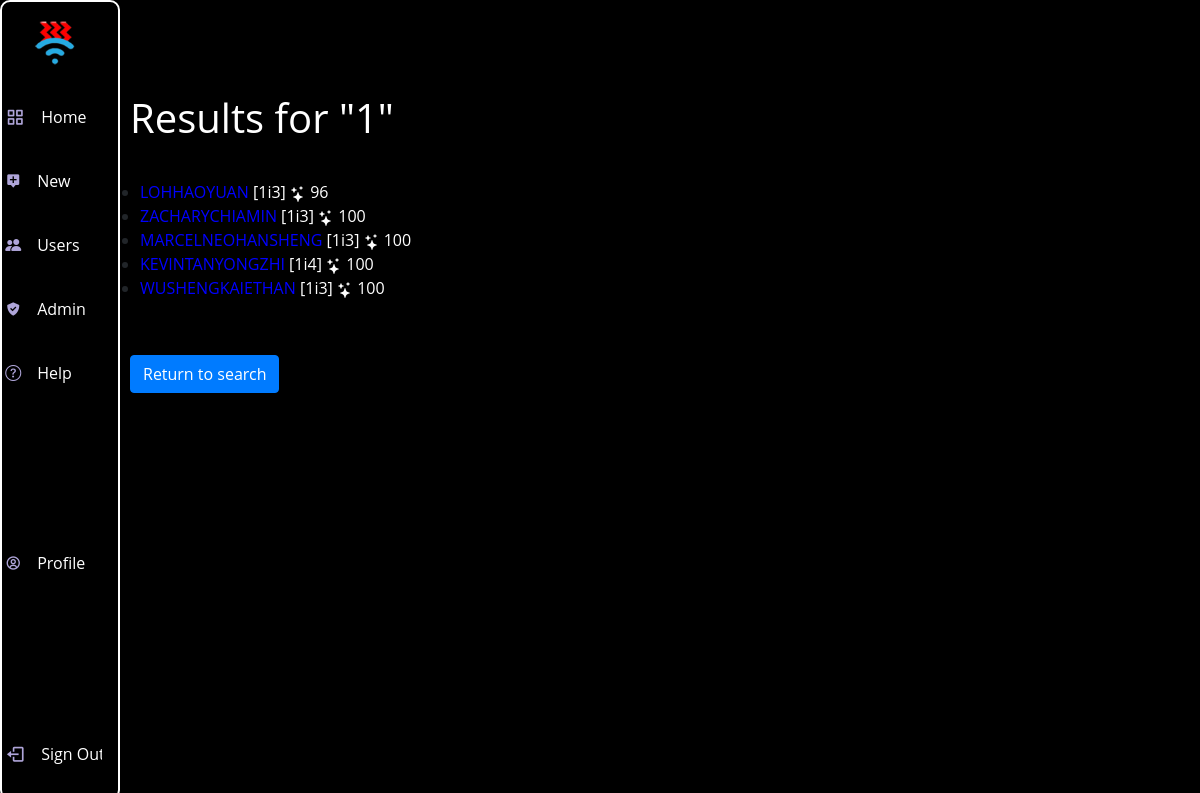
Screenshot of /search (signed in) with the database file from the repository.
### ourapp/models.py (models this page shows)
class User(AbstractUser):
    hciclass = models.CharField(max_length=3, null=False, blank=False)
    consortium = models.CharField(max_length=8, null=True, blank=True)
    bio = models.TextField(max_length=500, null=True, blank=True)
    reputation = models.IntegerField(null=False, blank=False, default=100)
    email = models.EmailField(null=False, max_length=26, blank=False)
    reputation_multiplier = models.IntegerField(default = 1)
    darkModeOn = models.BooleanField(default=True)
    name_colour = models.CharField(max_length=7, default="#000000")
    banned = models.BooleanField(default=False)

### ourapp/views.py (the view)
# urls.py: path("search", views.search, name="search"),
def search(request):
    query = str(request.GET.get('q', 1))
    query.strip()
    searchq = query.replace(' ', '')
    search_filter = str(request.GET.get('filter', 1))
    if search_filter == "filter_username":
        searchq = searchq.upper()
        try:
            h = User.objects.get(username=searchq)
            return HttpResponseRedirect(reverse("profile", kwargs={"username":searchq}))
        except:
            data = User.objects.all()
            user_list = []
            for user in data:
                if searchq in user.username:
                    user_list.append(user)
            return render(request, "ourapp/user_search_results.html", {
                "data": user_list,
                "searchq" : query
            })
    else:
        data = User.objects.filter(hciclass__contains=searchq)
        return render(request, "ourapp/user_search_results.html", {
            "data": data,
            "searchq": query
        })

### ourapp/templates/ourapp/user_search_results.html (shortened to what this page needs)
{% extends "ourapp/layout.html" %}
{% block body %}
    <h1 class="needspad">Results for "{{searchq}}"</h1>
    <ul>
        {% for user in data %}
            <li>
                <a href="{% url 'profile' user %}">{{user.username}}</a>
                <span>
                    [{{user.hciclass}}]
                    {{user.reputation}}
                </span>
            </li>
        {% endfor %}
    </ul>
    <h1 class="needspad"><a class="btn btn-primary" href="{% url 'users'%}">Return to search</a></h1>
{% endblock %}

### ourapp/static/ourapp/styles.css (style rules this page uses)
body { font-family: 'Open Sans', sans-serif; background-color: #EAECEF }
.needspad { padding:30px; }
a { color:black; }

### ourapp/templates/ourapp/layout.html (style rules this page uses)
body { font-family: 'Open Sans', sans-serif; background-color: white; padding-left: 100px; position: relative; margin: var(--header-height) 0 0 0; padding: 0 1rem; font-size: var(--normal-font-size); transition: .5s; }
a { color: blue; text-decoration: none; }
.needspad { padding: 30px; }
:root { --header-height: 3rem; --nav-width: 68px; --first-color: #000000; --first-color-light: #AFA5D9; --white-color: #F7F6FB; --body-font: 'Nunito', sans-serif; --normal-font-size: 1rem; --z-fixed: 100; }
@media screen and (min-width: 768px) { body { margin: calc(var(--header-height) + 1rem) 0 0 0; padding-left: calc(var(--nav-width) + 2rem); } }
body { background: black; }
h1, h2, h3, h4, h5, h6, p, span { color: white; }

### rows the page displays
User: username "LOHHAOYUAN", hciclass "1i3", reputation "96"
User: username "ZACHARYCHIAMIN", hciclass "1i3", reputation "100"
User: username "MARCELNEOHANSHENG", hciclass "1i3", reputation "100"
User: username "KEVINTANYONGZHI", hciclass "1i4", reputation "100"
User: username "WUSHENGKAIETHAN", hciclass "1i3", reputation "100"

### other values shown
{{ searchq }} "1"
